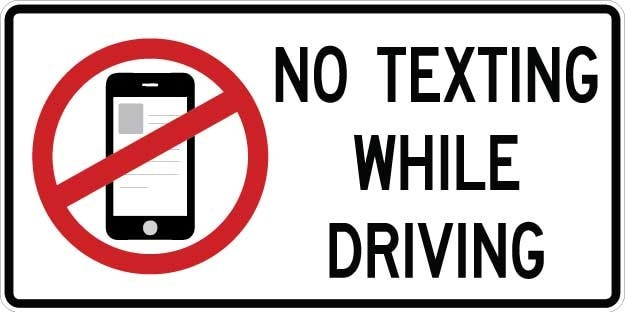
#> input picture OCR_Blog_1/data/image.jpg, 625 x 312 px, found by its file name
$ python bonus_osd_small_images.py
#> lines starting #> are read from the running program, lines starting #| are printed output that depends on the picture
import re
import cv2
import pytesseract

# Read image
img = cv2.imread('data/image.jpg')
#> img is the input picture: shape (312, 625, 3); mean B, G, R 184.2, 183.6, 199.3

# If you run Tesseract OSD on image that contains few characters,
# it will yield an exception
# osd_output = pytesseract.image_to_osd(img)

# Fix: Tile the image
# First we use the hconcat method to tile the image horizontally
img_tiled_h = cv2.hconcat([img]*5)
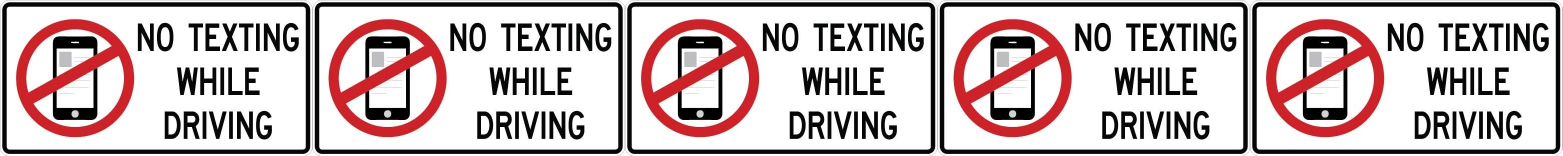
#> img_tiled_h: shape (312, 3125, 3) (shown at 1/2 size); mean B, G, R 184.2, 183.6, 199.3

# Then we use the vconcat method to tile the image vertically
img_tiled = cv2.vconcat([img_tiled_h]*5)
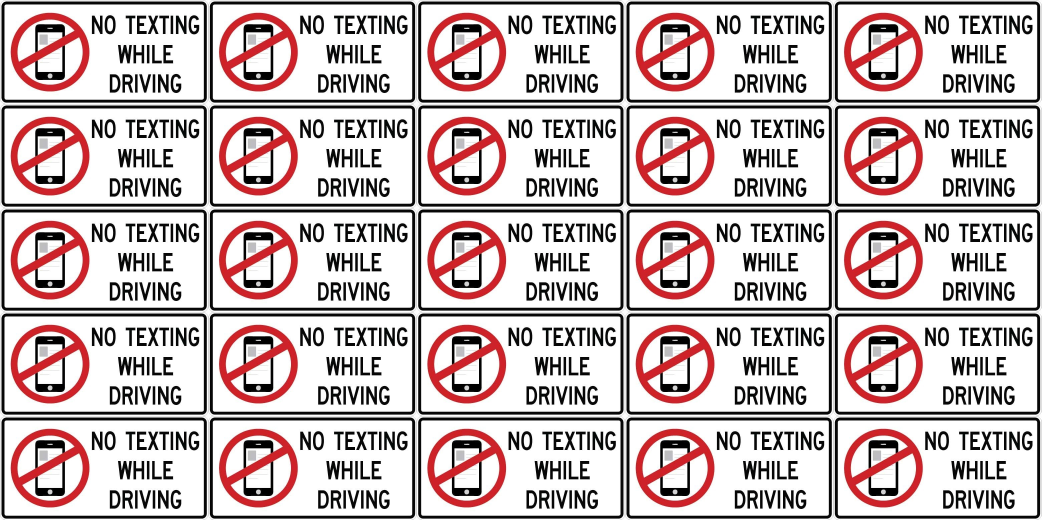
#> img_tiled: shape (1560, 3125, 3) (shown at 1/3 size); mean B, G, R 184.2, 183.6, 199.3

# Display the image before tiling
cv2.imshow('Image before tiling', img)

# Display the image after tiling
cv2.imshow('Image after tiling', img_tiled)

cv2.waitKey(0)
cv2.destroyAllWindows()

# Get the full OSD output
#> (the run stopped early here; a loop or call above may not have finished)
